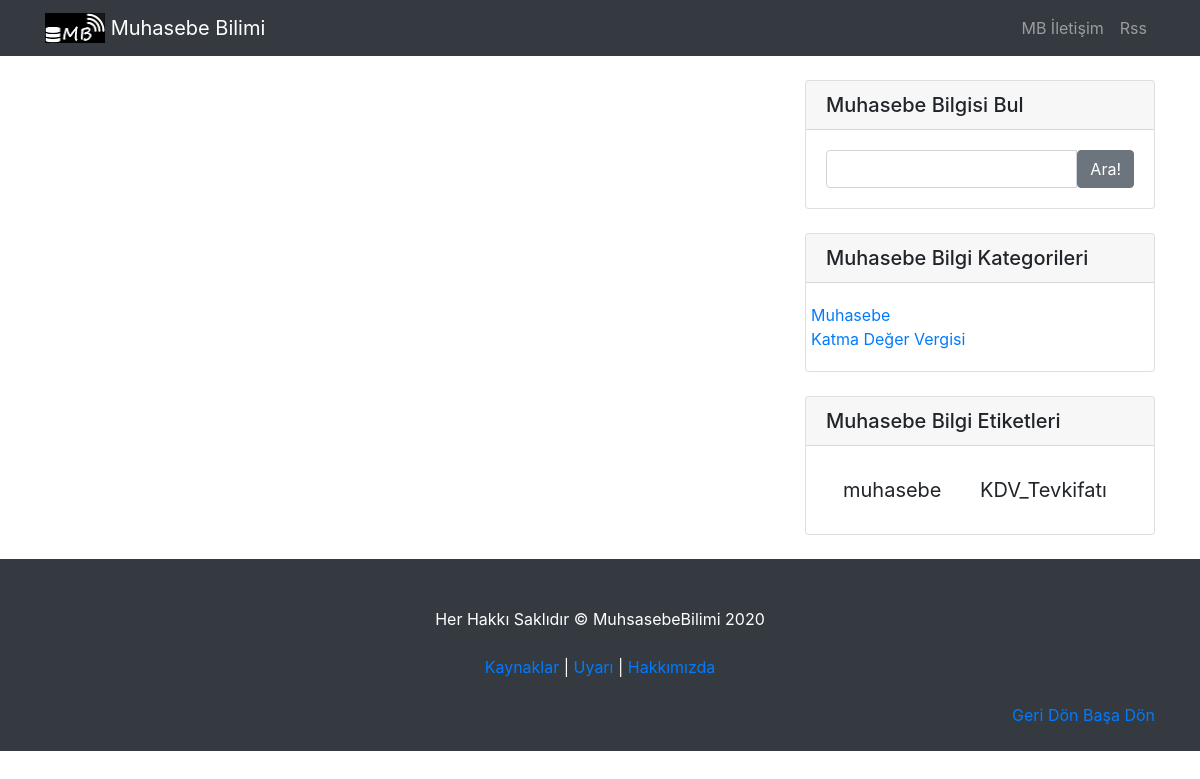
The app's page /search/ with its own data.
### blog/models.py (models this page shows, shortened)
class Category(models.Model):
    name = models.CharField(max_length=31)

### blog/views.py (the view)
# urls.py: path('search/', SearchResultsView.as_view(), name='search_results'),
class SearchResultsView(TagMixin, ListView):
    model = Blog
    template_name = 'search_results.html'
    def get_queryset(self):
        query = self.request.GET.get('q')
        if query:
            object_list = Blog.objects.filter(
                Q(konu__icontains=query) |
                Q(alt_konu__icontains=query) |
                Q(metin__icontains=query)
            )
        else:
            object_list = self.model.objects.none()
        return object_list

### blog/context_processor.py (called while the page is built)
def sidebar_context(request):
    return {
        'categories': get_categories(request),
    }

def get_categories(request):
    return [c for c in Category.objects.all()]

### blog/views.py (called while the page is built)
    def get_context_data(self, **kwargs):
        context = super(TagMixin, self).get_context_data(**kwargs)
        context['tags'] = Tag.objects.all()
        return context

### templates/search_results.html (shortened to what this page needs)
{% extends 'base.html' %}
{% block content %}
<div class="col-md-8">
</div>
{% endblock content %}

### templates/widget.html
{% load static %}
{%	block content %}
      <div class="col-md-4">
        <div class="card my-4">
          <h5 class="card-header">Muhasebe Bilgisi Bul</h5>
          <div class="card-body">
		  <form action="{% url 'search_results' %}" method="GET" role="search">
            <div class="input-group">
				<input type="text" name="q" class="form-control" value='{{ request.GET.q }}' type="submit">
				 <span class="input-group-btn">
					<button class="btn btn-secondary" type="submit">Ara!</button>
				</span>
            </div>
			</form>
          </div>
        </div>
        <div class="card my-4">
          <h5 class="card-header">Muhasebe Bilgi Kategorileri</h5>
          <div class="card-body">
            <div class="row">
                <ul class="list-unstyled mb-0">
                  {% block sidebar %}
                    <li>
                    {% for c in categories %}
                    <a href="{% url 'set_cat' c.name %}">{{ c.name }}</a>
                    <br>
                    {% empty %}
                      <p>No categories yet..</p>
                    {% endfor %}
                    </li>
                  {% endblock %}
                </ul>
            </div>
          </div>
        </div>
        <div class="card my-4">
          <h5 class="card-header">Muhasebe Bilgi Etiketleri</h5>
          <div class="card-body">
            {% for tag in tags %}
            <a class="btn btn-default btn-lg tag-btn" href="{% url 'tagged' tag.slug %}">{{ tag.name }}</a>
            {% empty %}
            <h3>No Tags<h3>
          {% endfor %}
          </div>
        </div>
      </div>
{%	endblock content %}

### static/css/blog-home.css (style rules this page uses)
body { padding-top: 56px; }

### records on screen
Category: name "Muhasebe"
Category: name "Katma Değer Vergisi"
Tag: name "muhasebe"
Tag: name "KDV_Tevkifatı"
